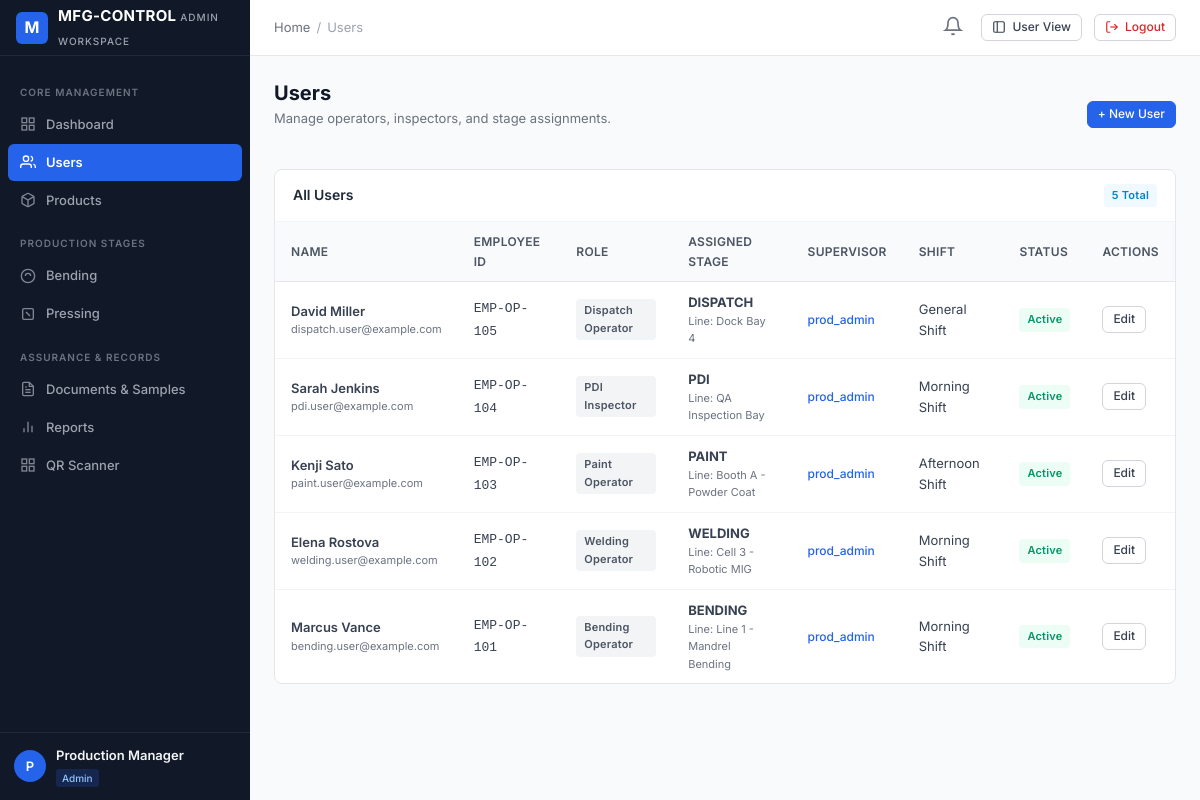
Screenshot of /admin-panel/users/ (signed in) with the database file from the repository.
### apps/accounts/models.py (models this page shows, shortened)
class User(AbstractUser):
    email = models.EmailField(_('email address'), unique=True, db_index=True)
    full_name = models.CharField(_('full name'), max_length=150, blank=True)
    employee_id = models.CharField(_('employee ID'), max_length=50, unique=True, db_index=True)
    phone = models.CharField(_('phone number'), max_length=25, blank=True)
    role = models.CharField(_('role'), max_length=50, choices=UserRole.choices, default=UserRole.USER, db_index=True)
    status = models.CharField(_('status'), max_length=20, choices=UserStatus.choices, default=UserStatus.ACTIVE, db_index=True)
    department = models.CharField(_('department'), max_length=100, blank=True)
    designation = models.CharField(_('designation'), max_length=100, blank=True)
    profile_image = models.ImageField(upload_to='profiles/', blank=True, null=True)
    assigned_admin = models.ForeignKey(
        'self',
        on_delete=models.SET_NULL,
        null=True,
        blank=True,
        related_name='assigned_users',
        help_text=_('Admin managing this user')
    )
    production_stage = models.CharField(
        _('production stage'),
        max_length=50,
        blank=True,
        help_text=_('Current assigned primary production stage, e.g. BENDING, PRESSING')
    )
    production_line = models.CharField(_('production line'), max_length=50, blank=True)
    shift = models.CharField(_('shift'), max_length=50, blank=True)
    notes = models.TextField(_('notes'), blank=True)
    created_at = models.DateTimeField(auto_now_add=True)
    updated_at = models.DateTimeField(auto_now=True)
    objects = CustomUserManager()
    USERNAME_FIELD = 'email'
    REQUIRED_FIELDS = ['username', 'employee_id']
    class Meta:
        verbose_name = _('User')
        verbose_name_plural = _('Users')
        ordering = ['-created_at']
    @property
    def is_super_admin(self):
        return self.role == UserRole.SUPER_ADMIN or self.is_superuser
    @property
    def is_admin_user(self):
        return self.role in [UserRole.SUPER_ADMIN, UserRole.ADMIN]
    @property
    def is_operator(self):
        return not self.is_admin_user

### admin_panel/views.py (the view)
# urls.py: path('users/', views.users_list_view, name='users_list'),
@admin_required
@permission_required_custom('users', 'view')
def users_list_view(request):
    users = User.objects.exclude(role__in=[UserRole.SUPER_ADMIN, UserRole.ADMIN]).select_related('assigned_admin').order_by('-created_at')
    can_create_user = has_permission(request.user, 'users', 'create')
    return render(request, 'admin_panel/users_list.html', {'users': users, 'can_create_user': can_create_user})

### apps/notifications/context_processors.py (called while the page is built)
def notifications_processor(request):
    if not request.user.is_authenticated:
        return {'unread_notifications_count': 0, 'recent_notifications': []}
    unread_count = Notification.objects.filter(recipient=request.user, is_read=False).count()
    recent = Notification.objects.filter(recipient=request.user)[:5]
    return {
        'unread_notifications_count': unread_count,
        'recent_notifications': recent,
    }

### apps/permissions/context_processors.py (called while the page is built, shortened)
def permissions_processor(request):
    modules = get_user_modules(request.user)
    def can_access_fn(module, action='view'):
        return has_permission(request.user, module, action)
    return {
        'user_modules': modules,
        'user_is_super_admin': request.user.is_super_admin,
        'user_is_admin': request.user.is_admin_user,
        'user_is_operator': request.user.is_operator,
        'can_access': can_access_fn,
    }

### apps/permissions/services.py (called while the page is built, shortened)
def get_user_modules(user):
    if not user or not user.is_authenticated:
        return {}
    all_modules = [m[0] for m in MODULE_CHOICES]
    if user.is_super_admin:
        return {m: ['view', 'create', 'edit', 'delete', 'approve', 'export'] for m in all_modules}
    perms = ModulePermission.objects.filter(user=user)
    result = {}
    for p in perms:
        actions = []
        if p.can_view: actions.append('view')
        if p.can_create: actions.append('create')
        if p.can_edit: actions.append('edit')
        if p.can_delete: actions.append('delete')
        if p.can_approve: actions.append('approve')
        if p.can_export: actions.append('export')
        if actions:
            result[p.module] = actions
    return result

### admin_panel/templates/admin_panel/users_list.html (shortened to what this page needs)
{% extends "admin_panel/base_admin.html" %}
{% block breadcrumb_active %}Users{% endblock %}
{% block content %}
<div style="display: flex; justify-content: space-between; align-items: center; margin-bottom: 20px;">
    <div>
        <h1 class="page-title">Users</h1>
        <p class="page-subtitle">Manage operators, inspectors, and stage assignments.</p>
    </div>
    {% if can_create_user %}
    <a href="/admin-panel/users/create/" class="btn btn-primary btn-sm">
        + New User
    </a>
    {% endif %}
</div>
<div class="card">
    <div class="card-header">
        <h3 class="card-title">All Users</h3>
        <span class="badge badge-info">{{ users.count }} Total</span>
    </div>
    <div class="table-responsive">
        <table class="table-custom">
            <thead>
                <tr>
                    <th>Name</th>
                    <th>Employee ID</th>
                    <th>Role</th>
                    <th>Assigned Stage</th>
                    <th>Supervisor</th>
                    <th>Shift</th>
                    <th>Status</th>
                    <th>Actions</th>
                </tr>
            </thead>
            <tbody>
                {% for u in users %}
                <tr>
                    <td>
                        <div style="font-weight: 600;">{{ u.full_name|default:u.username }}</div>
                        <div style="font-size: 11px; color: #6b7280;">{{ u.email }}</div>
                    </td>
                    <td><code>{{ u.employee_id }}</code></td>
                    <td>
                        <span class="badge badge-secondary">{{ u.get_role_display }}</span>
                    </td>
                    <td>
                        <div><strong>{{ u.production_stage|default:"Unassigned" }}</strong></div>
                        <div style="font-size: 11px; color: #6b7280;">Line: {{ u.production_line|default:"Standard" }}</div>
                    </td>
                    <td>
                        {% if u.assigned_admin %}
                        <span style="font-size: 12px; color: #2563eb; font-weight: 500;">{{ u.assigned_admin.username }}</span>
                        {% else %}
                        <span style="color: #9ca3af; font-size: 12px;">Unassigned</span>
                        {% endif %}
                    </td>
                    <td>{{ u.shift|default:"General" }}</td>
                    <td>
                        <span class="badge {% if u.status == 'ACTIVE' %}badge-success{% elif u.status == 'SUSPENDED' %}badge-danger{% else %}badge-warning{% endif %}">
                            {{ u.get_status_display }}
                        </span>
                    </td>
                    <td>
                        <a href="/admin-panel/users/{{ u.id }}/edit/" class="btn btn-secondary btn-sm">Edit</a>
                    </td>
                </tr>
                {% empty %}
                <tr>
                    <td colspan="8" style="text-align: center; color: #9ca3af; padding: 24px;">No users found.</td>
                </tr>
                {% endfor %}
            </tbody>
        </table>
    </div>
</div>
{% endblock %}

### admin_panel/templates/admin_panel/base_admin.html (shortened to what this page needs)
{% extends "base.html" %}
{% block sidebar %}
<aside class="app-sidebar">
    <div class="sidebar-header">
        <div class="brand-icon">M</div>
        <div class="brand-title">
            <span>MFG-CONTROL</span>
            <span class="brand-subtitle">Admin Workspace</span>
        </div>
    </div>
    <div class="sidebar-scroll">
        <div class="sidebar-section-title">Core Management</div>
        <a href="/admin-panel/dashboard/" class="nav-link {% if request.path == '/admin-panel/dashboard/' or request.path == '/admin-panel/' %}active{% endif %}">
            <svg viewBox="0 0 24 24" fill="none" stroke="currentColor" stroke-width="2"><rect x="3" y="3" width="7" height="7"></rect><rect x="14" y="3" width="7" height="7"></rect><rect x="14" y="14" width="7" height="7"></rect><rect x="3" y="14" width="7" height="7"></rect></svg>
            Dashboard
        </a>
        {% if user_is_super_admin or 'users' in user_modules %}
        <a href="/admin-panel/users/" class="nav-link {% if '/admin-panel/users/' in request.path %}active{% endif %}">
            <svg viewBox="0 0 24 24" fill="none" stroke="currentColor" stroke-width="2"><path d="M17 21v-2a4 4 0 0 0-4-4H5a4 4 0 0 0-4 4v2"></path><circle cx="9" cy="7" r="4"></circle><path d="M23 21v-2a4 4 0 0 0-3-3.87"></path><path d="M16 3.13a4 4 0 0 1 0 7.75"></path></svg>
            Users
        </a>
        {% endif %}
        {% if user_is_super_admin or 'products' in user_modules %}
        <a href="/admin-panel/products/" class="nav-link {% if '/admin-panel/products/' in request.path %}active{% endif %}">
            Products
        </a>
        {% endif %}
        <div class="sidebar-section-title">Production Stages</div>
        {% if user_is_super_admin or 'bending' in user_modules %}
        <a href="/admin-panel/production/bending/" class="nav-link {% if '/production/bending/' in request.path %}active{% endif %}">
            <svg viewBox="0 0 24 24" fill="none" stroke="currentColor" stroke-width="2"><circle cx="12" cy="12" r="10"></circle><path d="M8 12a4 4 0 0 1 8 0"></path></svg>
            Bending
        </a>
        {% endif %}
        {% if user_is_super_admin or 'pressing' in user_modules or 'blanking' in user_modules %}
        <a href="/admin-panel/production/pressing/" class="nav-link {% if '/production/pressing/' in request.path %}active{% endif %}">
            <svg viewBox="0 0 24 24" fill="none" stroke="currentColor" stroke-width="2"><rect x="4" y="4" width="16" height="16" rx="2"></rect><line x1="9" y1="9" x2="15" y2="15"></line></svg>
            Pressing
        </a>
        {% endif %}
        <div class="sidebar-section-title">Assurance & Records</div>
        {% if user_is_super_admin or 'documents' in user_modules %}
        <a href="/admin-panel/documents/" class="nav-link {% if '/admin-panel/documents/' in request.path %}active{% endif %}">
            Documents & Samples
        </a>
        {% endif %}
        {% if user_is_super_admin or 'reports' in user_modules %}
        <a href="/admin-panel/reports/" class="nav-link {% if '/admin-panel/reports/' in request.path %}active{% endif %}">
            <svg viewBox="0 0 24 24" fill="none" stroke="currentColor" stroke-width="2"><line x1="18" y1="20" x2="18" y2="10"></line><line x1="12" y1="20" x2="12" y2="4"></line><line x1="6" y1="20" x2="6" y2="14"></line></svg>
            Reports
        </a>
        {% endif %}
        <a href="/admin-panel/scanner/" class="nav-link {% if '/admin-panel/scanner/' in request.path %}active{% endif %}">
            <svg viewBox="0 0 24 24" fill="none" stroke="currentColor" stroke-width="2"><rect x="3" y="3" width="7" height="7"></rect><rect x="14" y="3" width="7" height="7"></rect><rect x="14" y="14" width="7" height="7"></rect><rect x="3" y="14" width="7" height="7"></rect></svg>
            QR Scanner
        </a>
    </div>
    <div class="sidebar-user">
        <div class="user-avatar">{{ user.username|slice:":1"|upper }}</div>
        <div class="user-info">
            <div class="user-name">{{ user.full_name|default:user.username }}</div>
            <span class="user-role-badge">{{ user.get_role_display }}</span>
        </div>
    </div>
</aside>
{% endblock %}

### rows the page displays
User: username "P", full_name "Production Manager", role "Admin"
User: full_name "David Miller", email "dispatch.user@example.com", employee_id "EMP-OP-105", role "Dispatch Operator", production_stage "DISPATCH", production_line "Dock Bay 4", assigned_admin.username "prod_admin", shift "General Shift", status "Active"
User: full_name "Sarah Jenkins", email "pdi.user@example.com", employee_id "EMP-OP-104", role "PDI Inspector", production_stage "PDI", production_line "QA Inspection Bay", assigned_admin.username "prod_admin", shift "Morning Shift", status "Active"
User: full_name "Kenji Sato", email "paint.user@example.com", employee_id "EMP-OP-103", role "Paint Operator", production_stage "PAINT", production_line "Booth A - Powder Coat", assigned_admin.username "prod_admin", shift "Afternoon Shift", status "Active"
User: full_name "Elena Rostova", email "welding.user@example.com", employee_id "EMP-OP-102", role "Welding Operator", production_stage "WELDING", production_line "Cell 3 - Robotic MIG", assigned_admin.username "prod_admin", shift "Morning Shift", status "Active"
User: full_name "Marcus Vance", email "bending.user@example.com", employee_id "EMP-OP-101", role "Bending Operator", production_stage "BENDING", production_line "Line 1 - Mandrel Bending", assigned_admin.username "prod_admin", shift "Morning Shift", status "Active"

### other values shown
{{ users.count }} "5"
